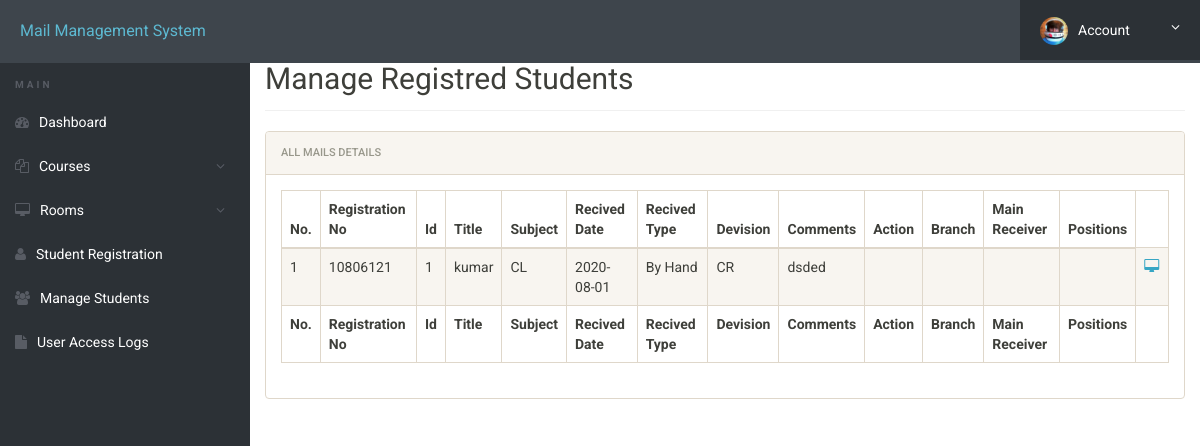
/admin/manage-students.php (signed in), run on an earlier commit of the app's database.
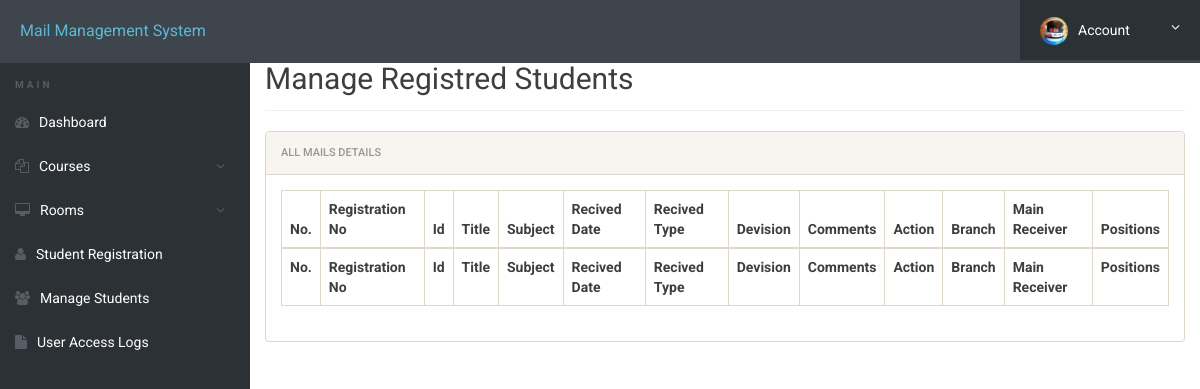
And on a later commit of the database.
### tables this page shows
CREATE TABLE `registration` (
  `id` int(11) NOT NULL AUTO_INCREMENT,
  `recidate` date DEFAULT NULL,
  `devision` varchar(500) DEFAULT NULL,
  `regno` int(11) DEFAULT NULL,
  `subject` varchar(500) DEFAULT NULL,
  `title` varchar(500) DEFAULT NULL,
  `recitype` varchar(500) DEFAULT NULL,
  `regplace` varchar(250) DEFAULT NULL,
  `action` varchar(500) DEFAULT NULL,
  `comment` varchar(500) DEFAULT NULL,
  PRIMARY KEY (`id`)
);

### admin/manage-students.php (the view, shortened to what this page needs)
<?php
include('includes/config.php');
?>
<!doctype html>
<html lang="en" class="no-js">
<head>
	<link rel="stylesheet" href="css/font-awesome.min.css">
	<link rel="stylesheet" href="css/bootstrap.min.css">
	<link rel="stylesheet" href="css/dataTables.bootstrap.min.css">
	<link rel="stylesheet" href="css/bootstrap-social.css">
	<link rel="stylesheet" href="css/bootstrap-select.css">
	<link rel="stylesheet" href="css/fileinput.min.css">
	<link rel="stylesheet" href="css/awesome-bootstrap-checkbox.css">
	<link rel="stylesheet" href="css/style.css">
</head>
<body>
	<?php include('includes/header.php');?>
	<div class="ts-main-content">
			<?php include('includes/sidebar.php');?>
		<div class="content-wrapper">
			<div class="container-fluid">
				<div class="row">
					<div class="col-md-12">
						<h2 class="page-title" style="margin-top:4%">Manage Registred Students</h2>
						<div class="panel panel-default">
							<div class="panel-heading">All Mails Details</div>
							<div class="panel-body">
								<table id="zctb" class="display table table-striped table-bordered table-hover" cellspacing="0" width="100%">
									<thead>
										<tr>
											<th>No.</th>
											<th>Registration No </th>
											<th>Id </th>
											<th>Title </th>
											<th>Subject </th>
											<th>Recived Date </th>
											<th>Recived Type  </th>
											<th>Devision </th>
											<th>Comments</th>
											<th>Action</th>
											<th>Branch </th>
											<th>Main Receiver</th>
											<th>Positions</th>
										</tr>
									</thead>
									<tfoot>
										<tr>
											<th>No.</th>
											<th>Registration No</th>
											<th>Id</th>
											<th>Title </th>
											<th>Subject </th>
											<th>Recived Date  </th>
											<th>Recived Type </th>
											<th>Devision</th>
											<th>Comments</th>
											<th>Action</th>
											<th>Branch </th>
											<th>Main Receiver</th>
											<th>Positions</th>
										</tr>
									</tfoot>
									<tbody>
<?php
$ret="select * from registration";
$stmt= $mysqli->prepare($ret) ;
$stmt->execute() ;
$res=$stmt->get_result();
$cnt=1;
while($row=$res->fetch_object())
	  {
	  	?>
<tr><td><?php echo $cnt;;?></td>
<td><?php echo $row->regno;?></td>
<td><?php echo $row->id;?></td>
<td><?php echo $row->title;?></td>
<td><?php echo $row->subject;?></td>
<td><?php echo $row->recidate;?></td>
<td><?php echo $row->recitype;?></td>
<td><?php echo $row->devision;?></td>
<td><?php echo $row->comment;?></td>
<td><?php echo $row->action;?></td>
<td><?php echo $row->branch;?></td>
<td><?php echo $row->mainreciver;?></td>
<td><?php echo $row->position;?></td>
<td>
<a href="student-details.php?regno=<?php echo $row->regno;?>" title="View Full Details"><i class="fa fa-desktop"></i></a>&nbsp;&nbsp;
										</tr>
									<?php
$cnt=$cnt+1;
									 } ?>
									</tbody>
								</table>
							</div>
						</div>
					</div>
				</div>
			</div>
		</div>
	</div>
</body>
</html>

What changed in the data, as far as the page shows it:
removed registration: regno "10806121", id "1", title "kumar", subject "CL", recidate "2020-08-01", recitype "By Hand", devision "CR", comment "dsded"
